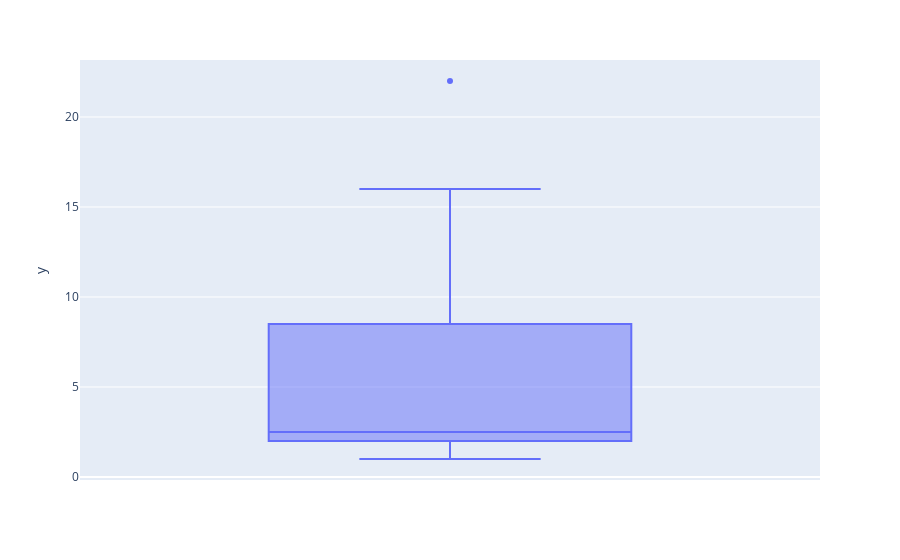

This figure's notebook cell:
### Code cell
px.box(y=writer_counts)

### Figure 1 — Plotly figure (JSON) as saved in the notebook; plotly's stock layout.template omitted (floating-point values rounded to 4 significant figures)
{"data": [{"alignmentgroup": "True", "hovertemplate": "y=%{y}<extra></extra>", "legendgroup": "", "marker": {"color": "#636efa"}, "name": "", "notched": false, "offsetgroup": "", "orientation": "v", "showlegend": false, "type": "box", "x0": " ", "xaxis": "x", "y": [6, 3, 2, 2, 15, 11, 1, 4, 7, 2, 2, 7, 2, 15, 2, 13, 7, 1, 11, 2, 2, 1, 11, 1, 15, 2, 10, 22, 2, 4, 16, 1, 2, 4, 2, 2, 2, 3, 1, 7], "y0": " ", "yaxis": "y"}], "layout": {"autosize": true, "boxmode": "group", "legend": {"tracegroupgap": 0}, "margin": {"t": 60}, "xaxis": {"anchor": "y", "autorange": true, "domain": [0, 1], "range": [-0.5, 0.5], "type": "category"}, "yaxis": {"anchor": "x", "autorange": true, "domain": [0, 1], "range": [-0.1667, 23.17], "title": {"text": "y"}, "type": "linear"}}}
